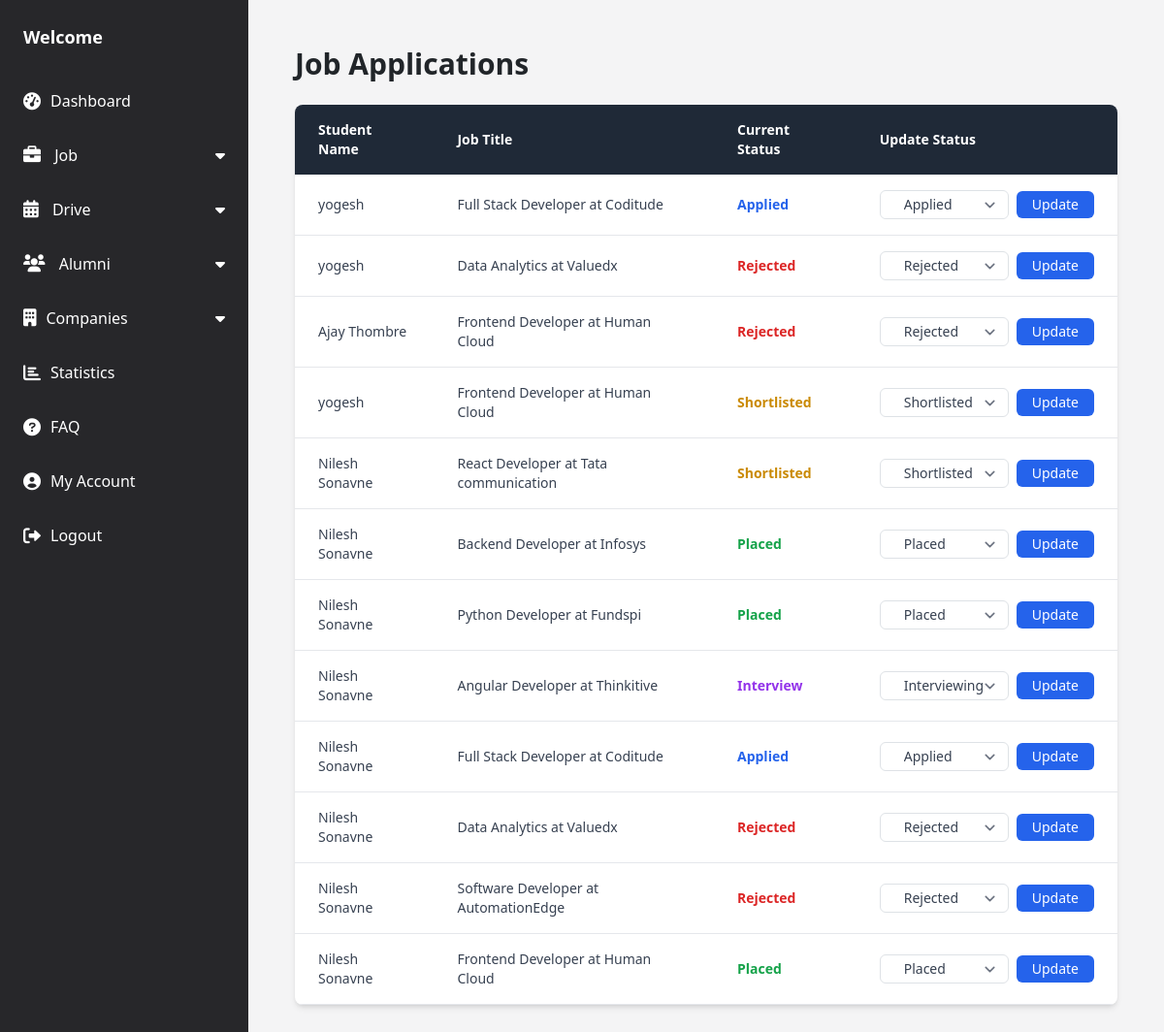
The app's page /tpo/applications/ (signed in), older data.
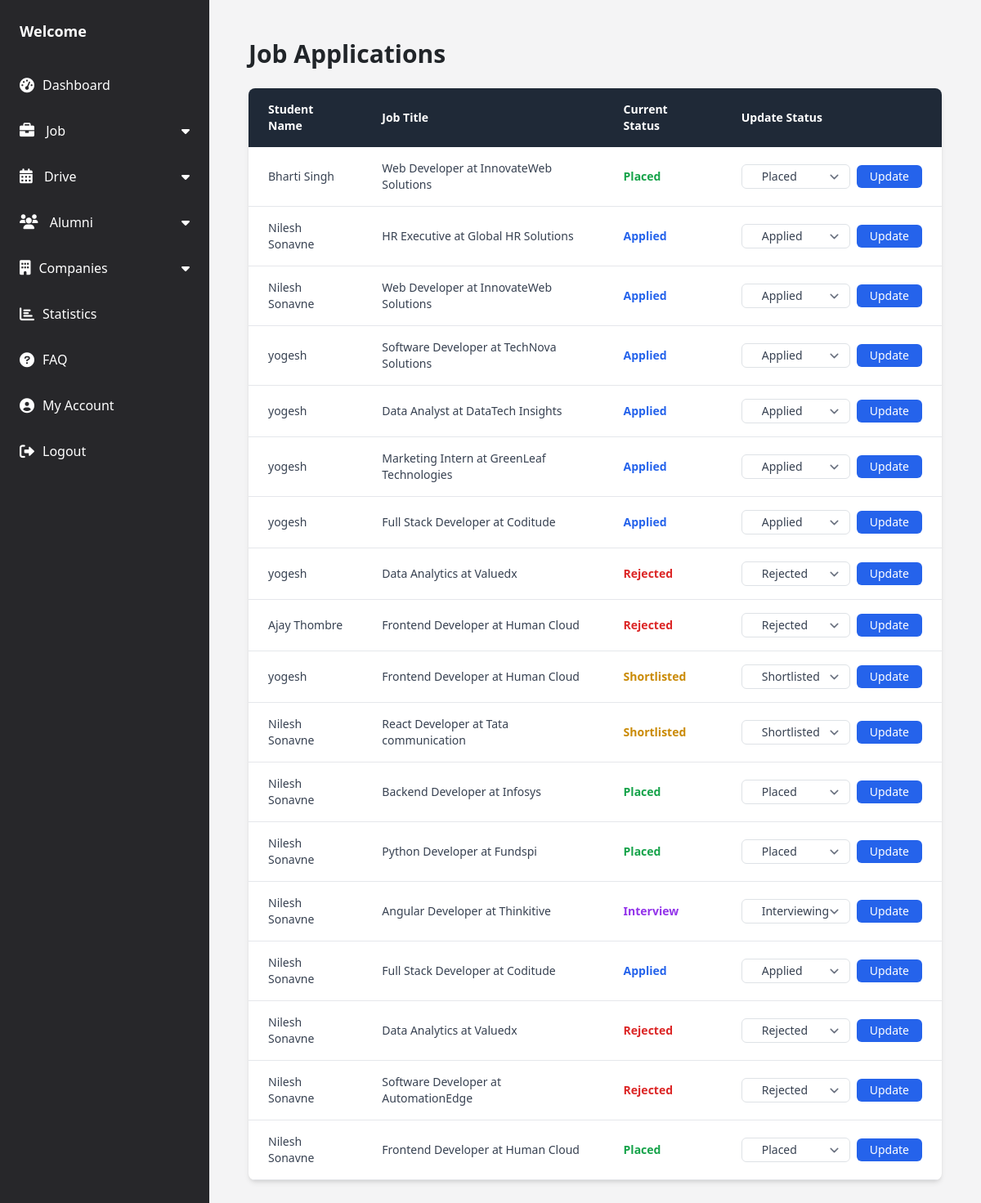
The same page, newer data.
### users/models.py (models this page shows, shortened)
class JobApplication(models.Model):
    student = models.ForeignKey(User, on_delete=models.CASCADE)  # Correct field name might be 'student', not 'user'
    job = models.ForeignKey(Job, on_delete=models.CASCADE)
    status = models.CharField(max_length=20, choices=APPLICATION_STATUS_CHOICES, default='applied')
    applied_at = models.DateTimeField(auto_now_add=True)
    class Meta:
        unique_together = ('job', 'student')  # Prevent duplicate applications

class User(models.Model):
    name = models.CharField(max_length=255)
    email = models.EmailField(unique=True)
    password = models.CharField(max_length=255)

### tpo/models.py (models this page shows)
class Job(models.Model):
    company = models.CharField(max_length=100)
    role = models.CharField(max_length=100)
    salary_package = models.DecimalField(max_digits=10, decimal_places=2)
    last_date_to_apply = models.DateField()
    eligibility = models.TextField()
    job_description = models.TextField()
    company_website = models.URLField(max_length=200, blank=True, null=True)  # Optional field for company website
    job_location = models.CharField(max_length=100, blank=True, null=True)  # Optional field for job location
    tpo = models.ForeignKey(Tpo, on_delete=models.CASCADE, related_name='jobs',default=True)  # Link to TPO who created the job
    is_active = models.BooleanField(default=True )  # Flag to indicate if the job is active or
    created_at = models.DateTimeField(default=timezone.now)
    def __str__(self):
        return f"{self.role} at {self.company}"

### tpo/views.py (the view)
# urls.py: path('applications/', views.tpo_applications_view, name='tpo_applications'),
def tpo_applications_view(request):
    if "tpo_id" not in request.session:
        messages.error(request, "You need to log in first.")
        return redirect("tpo_login")
    tpo = Tpo.objects.get(id=request.session["tpo_id"])
    applications = JobApplication.objects.select_related('student', 'job').all().order_by('-applied_at')
    status_choices = JobApplication._meta.get_field('status').choices
    return render(request, 'job_applications.html', {
        'applications': applications,
        'status_choices': status_choices,
    })

### tpo/templates/job_applications.html (shortened to what this page needs)
{% extends 'base1.html' %}
{% block content %}
<div class="w-full p-6">
    <div class="flex justify-between items-center mb-6">
        <h2 class="text-3xl font-bold">Job Applications</h2>
    </div>
    <div class="overflow-x-auto bg-white shadow-md rounded-lg">
        <table class="min-w-full text-sm text-left text-gray-700">
            <thead class="bg-gray-800 text-white">
                <tr>
                    <th class="px-6 py-3">Student Name</th>
                    <th class="px-6 py-3">Job Title</th>
                    <th class="px-6 py-3">Current Status</th>
                    <th class="px-6 py-3">Update Status</th>
                </tr>
            </thead>
            <tbody>
                {% for application in applications %}
                <tr class="border-b hover:bg-gray-100">
                    <td class="px-6 py-3">{{ application.student.name }}</td>
                    <td class="px-6 py-3">{{ application.job }}</td>
                    <td class="px-6 py-3 font-semibold">
                        {% if application.status == 'applied' %}
                            <span class="text-blue-600">Applied</span>
                        {% elif application.status == 'shortlisted' %}
                            <span class="text-yellow-600">Shortlisted</span>
                        {% elif application.status == 'interviewing' %}
                            <span class="text-purple-600">Interview</span>
                        {% elif application.status == 'placed' %}
                            <span class="text-green-600">Placed</span>
                        {% elif application.status == 'rejected' %}
                            <span class="text-red-600">Rejected</span>
                        {% endif %}
                    </td>
                    <td class="px-6 py-3">
                        <form action="{% url 'update_application_status' application.id %}" method="POST" class="flex items-center gap-2">
                            <select name="status" class="border rounded px-4 py-1 text-sm">
                                {% for choice in status_choices %}
                                    <option value="{{ choice.0 }}" {% if choice.0 == application.status %}selected{% endif %}>
                                        {{ choice.1 }}
                                    </option>
                                {% endfor %}
                            </select>
                            <button type="submit" class="bg-blue-600 hover:bg-blue-700 text-white px-3 py-1 rounded text-sm">Update</button>
                        </form>
                    </td>
                </tr>
                {% empty %}
                <tr>
                    <td colspan="4" class="text-center px-6 py-6 text-gray-500">No job applications found.</td>
                </tr>
                {% endfor %}
            </tbody>
        </table>
    </div>
</div>
{% endblock %}

Row changes from the older to the newer data that the page shows:
added JobApplication: student.name "Bharti Singh", job "Web Developer at InnovateWeb Solutions", shows "Placed", status "Placed"
added JobApplication: student.name "Nilesh Sonavne", job "HR Executive at Global HR Solutions", shows "Applied", status "Applied"
added JobApplication: student.name "Nilesh Sonavne", job "Web Developer at InnovateWeb Solutions", shows "Applied", status "Applied"
added JobApplication: student.name "yogesh", job "Software Developer at TechNova Solutions", shows "Applied", status "Applied"
added JobApplication: student.name "yogesh", job "Data Analyst at DataTech Insights", shows "Applied", status "Applied"
added JobApplication: student.name "yogesh", job "Marketing Intern at GreenLeaf Technologies", shows "Applied", status "Applied"
